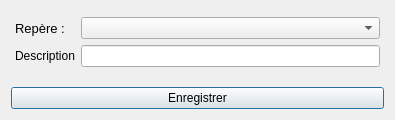
<?xml version="1.0" encoding="UTF-8"?>
<ui version="4.0">
 <class>Dialog</class>
 <widget class="QDialog" name="Dialog">
  <property name="geometry">
   <rect>
    <x>0</x>
    <y>0</y>
    <width>395</width>
    <height>120</height>
   </rect>
  </property>
  <property name="windowTitle">
   <string>Enregistrement des voisins</string>
  </property>
  <layout class="QVBoxLayout" name="verticalLayout">
   <item>
    <layout class="QFormLayout" name="formLayout">
     <property name="leftMargin">
      <number>4</number>
     </property>
     <property name="topMargin">
      <number>6</number>
     </property>
     <property name="rightMargin">
      <number>4</number>
     </property>
     <property name="bottomMargin">
      <number>6</number>
     </property>
     <item row="0" column="0">
      <widget class="QLabel" name="nomEtPrNomsLabel">
       <property name="font">
        <font>
         <pointsize>10</pointsize>
        </font>
       </property>
       <property name="text">
        <string>Repère : </string>
       </property>
      </widget>
     </item>
     <item row="0" column="1">
      <widget class="QComboBox" name="comboBox"/>
     </item>
     <item row="1" column="0">
      <widget class="QLabel" name="nomsEtPrNomsLabel">
       <property name="text">
        <string>Description</string>
       </property>
      </widget>
     </item>
     <item row="1" column="1">
      <widget class="QLineEdit" name="nomEtPrNomsLineEdit"/>
     </item>
    </layout>
   </item>
   <item>
    <layout class="QHBoxLayout" name="horizontalLayout">
     <item>
      <widget class="QPushButton" name="pushButton">
       <property name="text">
        <string>Enregistrer</string>
       </property>
      </widget>
     </item>
    </layout>
   </item>
  </layout>
 </widget>
 <resources/>
 <connections/>
</ui>
